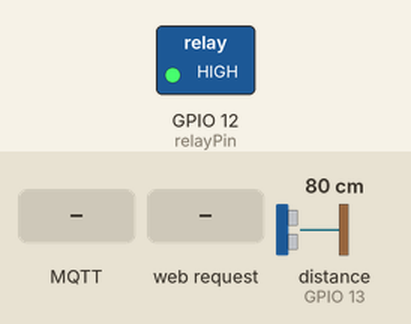
This sketch was run on a simulated ESP8266 (Wemos D1 mini). Parts: switched loads named in the sketch (green lamp = pin HIGH). The test bench sets the inputs (shaded band); at power-on: distance to the obstacle (sensor on GPIO 13) 80 cm. The echo pulse lasts 58.3 µs per cm; WiFi joins after 1.5 s; servers stay silent unless stated; no MQTT or app messages arrive unless stated; pins used as bus, display or sensor lines are not drawn; what the sketch prints to the serial monitor is not drawn.

Above: at 2.7 s.
2.8 s: MQTT message "open" arrives on the first subscribed topic
At 3.6 s:
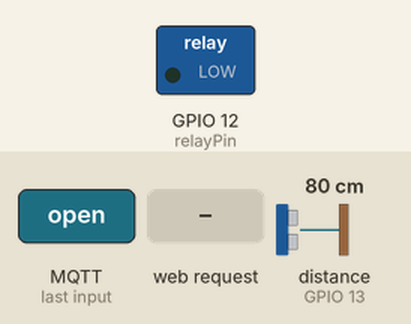
5.3 s: HTTP request GET /status received
Timing chart, 0 to 8.3 s (numbered marks = the images above; inputs shaded):
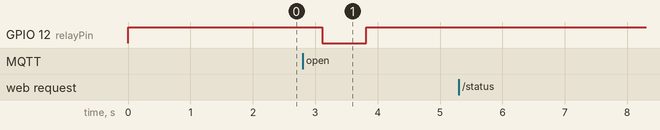

The sketch:

Garage.ino
```cpp
/*
Garage Door Opener
*/

#include <ESP8266WiFi.h>
#include <ESP8266WebServer.h>
#include <PubSubClient.h>
#include "Secret.h"

ESP8266WebServer server(80);
WiFiClient espClient;
Secret secret;
PubSubClient mqttClient(espClient);

const long garageThreshold = 40;

#define relayPin 12 // pin D6 on wemos
#define pingEchoPin 13 // pin D7 on wemos
#define pingTrigPin 15 // pin D8 pm wemos

void setup()
{
  Serial.begin(115200);

  digitalWrite(relayPin, HIGH);
  pinMode(relayPin, OUTPUT);
  pinMode(pingEchoPin, INPUT);
  pinMode(pingTrigPin, OUTPUT);

  WiFi.begin(secret.getWifiSSID(), secret.getWifiPassword());
  while (WiFi.status() != WL_CONNECTED) {
    delay(500);
    Serial.println("Waiting to connect…");
  }
  Serial.print("Connect with IP address: ");
  Serial.println(WiFi.localIP());

  mqttClient.setServer(secret.getMQTTIp(), 1883);
  mqttClient.setCallback(callback);

  server.on("/status", HTTP_GET, status);
  server.begin();
  Serial.println("Server started");
}

void loop()
{
  if (!mqttClient.connected()) {
    reconnectMqtt();
  }
  mqttClient.loop();
  server.handleClient();
}


void reconnectMqtt() {
  // Loop until we're reconnected
  while (!mqttClient.connected()) {
    Serial.print("Attempting MQTT connection...");
    // Create a random client ID
    String clientId = "garageDoor";
    // Attempt to connect
    if (mqttClient.connect(clientId.c_str(), secret.getMQTTUsername(), secret.getMQTTPassword())) {
      Serial.println("connected to mqtt");
      mqttClient.subscribe("open");
      mqttClient.subscribe("close");
      mqttClient.subscribe("toggle");
    } else {
      Serial.print("failed, rc=");
      Serial.print(mqttClient.state());
      Serial.println(" try again in 5 seconds");
      // Wait 5 seconds before retrying
      delay(5000);
    }
  }
}

void callback(char* topic, byte* payload, unsigned int length) {
  if (strcmp(topic,"open")==0) {
    if(!isDoorOpen()) {
      toggleGarage();
    }
  }
  if (strcmp(topic,"close")==0) {
    if(isDoorOpen()) {
      toggleGarage();
    }
  }
  if (strcmp(topic,"toggle")==0) {
    toggleGarage();
  }
}

void status() {
  Serial.println("Getting garage status!");
  if(isDoorOpen())
  {
    server.send(200, "application/json", "{\"state\":\"open\"}");
  } else {
    server.send(200, "application/json", "{\"state\":\"closed\"}");
  }
}

boolean isDoorOpen() {
  long duration, cm;
  long totalCm = 0;
  int loops = 3;

  for(int x = 0; x < loops; x++)
  {
    digitalWrite(pingTrigPin, LOW);
    delayMicroseconds(2);
    digitalWrite(pingTrigPin, HIGH);
    delayMicroseconds(10);
    digitalWrite(pingTrigPin, LOW);
    duration = pulseIn(pingEchoPin, HIGH);
    cm = microsecondsToCentimeters(duration);
    totalCm = totalCm + cm;
    delay(100);
  }
  if((totalCm / loops) < garageThreshold)
  {
    return true;
  } else {
    return false;
  }
}

void toggleGarage(){
  Serial.println("Toggling garage!");
  digitalWrite(relayPin, LOW);
  delay(700);
  digitalWrite(relayPin, HIGH);
}

long microsecondsToCentimeters(long microseconds) {
  // The speed of sound is 340 m/s or 29 microseconds per centimeter.
  // The ping travels out and back, so to find the distance of the
  // object we take half of the distance travelled.
  return microseconds / 29 / 2;
}
```

Secret_example.h
```cpp
#ifndef secret_h
#define secret_h

const char WIFI_SSID[ ] = "???";
const char WIFI_PASSWORD[ ] = "???";
const char MQTT_USERNAME[ ] = "???";
const char MQTT_PASSWORD[ ] = "???";
const char MQTT_IP[ ] = "???";

class Secret
{
  public:
    Secret();
    char const* getWifiSSID();
    char const* getWifiPassword();
    char const* getMQTTUsername();
    char const* getMQTTPassword();
    char const* getMQTTIp();
};

Secret::Secret(){}

char const* Secret::getWifiSSID()
{
  return WIFI_SSID;
}
char const* Secret::getWifiPassword()
{
  return WIFI_PASSWORD;
}
char const* Secret::getMQTTUsername()
{
  return MQTT_USERNAME;
}
char const* Secret::getMQTTPassword()
{
  return MQTT_PASSWORD;
}
char const* Secret::getMQTTIp()
{
  return MQTT_IP;
}

#endif
```

Measured:
- after the input at 2.8 s, GPIO 12 (relayPin): HIGH → LOW after 0.32 s, → HIGH 0.70 s later
- after the input at 5.3 s, every drawn part: stays the same
